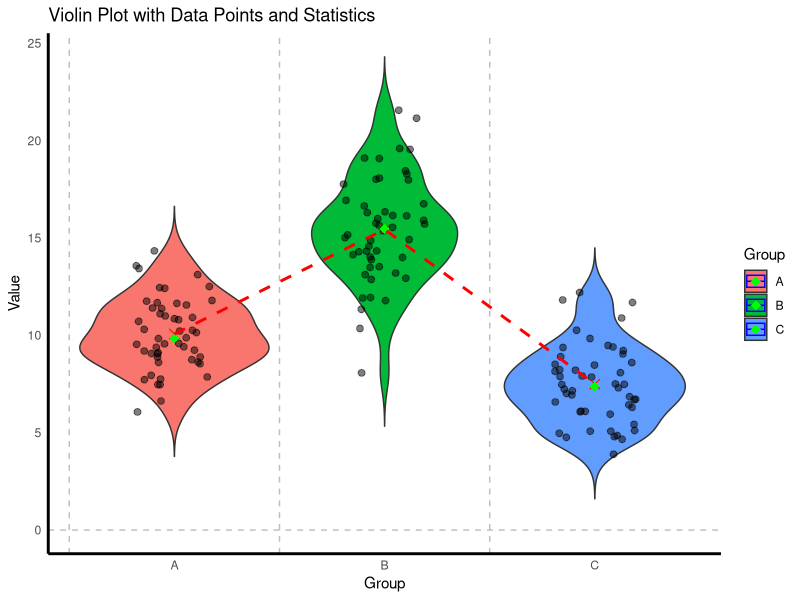

Here is the R script that generated this plot:

library(ggplot2)

# Read data from CSV file
imported_data <- read.csv("generated_data.csv")

# Print the first few rows of the imported data
print(head(imported_data))

# Plot violin plot with x and y-axis lines, data points, and additional statistics
ggplot(imported_data, aes(x = Group, y = Value, fill = Group)) +
  geom_violin(trim = FALSE) +
  geom_point(position = position_jitter(width = 0.2), size = 2, alpha = 0.5) +
  geom_hline(yintercept = 0, linetype = "dashed", color = "gray") +
  geom_vline(xintercept = seq(0.5, 2.5, by = 1), linetype = "dashed", color = "gray") +
  stat_summary(fun = "mean", geom = "point", shape = 4, size = 3, color = "red") +  # Add average points
  stat_summary(fun.data = "mean_sdl", fun.args = list(mult = 1), geom = "crossbar", width = 0.1, color = "blue") +  # Add mean +/- 1 standard deviation
  stat_summary(fun = "median", geom = "point", shape = 18, size = 3, color = "green") +  # Add median points
  stat_summary(fun.y = "mean", geom = "line", aes(group = 1), linetype = "dashed", size = 1, color = "red") +  # Add dashed average line
  stat_summary(fun.data = "median_hilow", geom = "linerange", aes(group = 1), size = 1, color = "green") +  # Add median line with IQR range
  labs(title = "Violin Plot with Data Points and Statistics",
       x = "Group", y = "Value") +
  theme_minimal() +
  theme(axis.line = element_line(color = "black", size = 1),
        panel.grid.major = element_blank(),
        panel.grid.minor = element_blank(),
        panel.border = element_blank())
